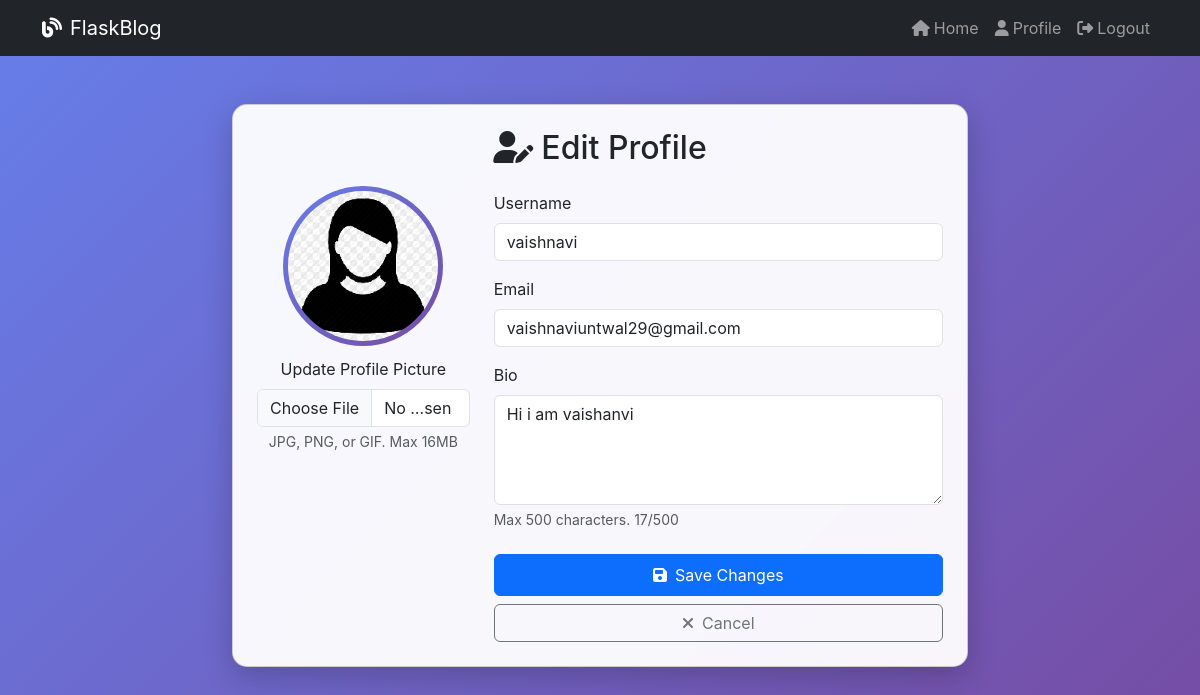
Screenshot of /edit_profile (signed in) with the database file from the repository.
### app.py (models this page shows, shortened)
class User(UserMixin, db.Model):
    id = db.Column(db.Integer, primary_key=True)
    username = db.Column(db.String(100), unique=True, nullable=False)
    email = db.Column(db.String(150), unique=True, nullable=False)
    password = db.Column(db.String(200), nullable=False)
    profile_image = db.Column(db.String(200), default='default.png')
    bio = db.Column(db.Text, nullable=True)
    created_at = db.Column(db.DateTime, default=datetime.utcnow)
    reset_token = db.Column(db.String(100), nullable=True)
    posts = db.relationship('Post', backref='author', lazy=True, cascade='all, delete-orphan')
    comments = db.relationship('Comment', backref='author', lazy=True, cascade='all, delete-orphan')
    liked = db.relationship('Post', secondary=likes, backref=db.backref('liked_by', lazy='dynamic'))
    following = db.relationship('User', secondary=follows,
        primaryjoin=(follows.c.follower_id == id),
        secondaryjoin=(follows.c.followed_id == id),
        backref=db.backref('followers', lazy='dynamic'),
        lazy='dynamic'
    )

### app.py (the view, shortened to what this page needs)
@app.route('/edit_profile', methods=['GET', 'POST'])
@login_required
def edit_profile():
    return render_template('edit_profile.html')

### app.py (called while the page is built)
@login_manager.user_loader
def load_user(user_id):
    return User.query.get(int(user_id))

### templates/edit_profile.html (shortened to what this page needs)
<!DOCTYPE html>
<html lang="en">
<head>
    <link href="https://cdn.jsdelivr.net/npm/bootstrap@5.3.0/dist/css/bootstrap.min.css" rel="stylesheet">
    <link rel="stylesheet" href="https://cdnjs.cloudflare.com/ajax/libs/font-awesome/6.4.0/css/all.min.css">
</head>
<body>
    <nav class="navbar navbar-expand-lg navbar-dark bg-dark">
        <div class="container">
            <a class="navbar-brand" href="{{ url_for('index') }}">
                <i class="fas fa-blog me-2"></i>FlaskBlog
            </a>
            <div class="navbar-nav ms-auto">
                <a class="nav-link" href="{{ url_for('index') }}">
                    <i class="fas fa-home me-1"></i>Home
                </a>
                <a class="nav-link" href="{{ url_for('profile', user_id=current_user.id) }}">
                    <i class="fas fa-user me-1"></i>Profile
                </a>
                <a class="nav-link" href="{{ url_for('logout') }}">
                    <i class="fas fa-sign-out-alt me-1"></i>Logout
                </a>
            </div>
        </div>
    </nav>
    <div class="container mt-5">
        <div class="row justify-content-center">
            <div class="col-lg-8">
                <div class="card auth-card">
                    <div class="card-body p-4">
                        <h2 class="card-title text-center mb-4">
                            <i class="fas fa-user-edit me-2"></i>Edit Profile
                        </h2>
                        <form method="POST" enctype="multipart/form-data">
                            <div class="row">
                                <div class="col-md-4 text-center mb-4">
                                    <div class="profile-image-container mb-3">
                                        <img src="{{ url_for('static', filename='profile_pics/' + current_user.profile_image) }}"
                                             class="rounded-circle" width="150" height="150" alt="Current Profile" id="currentImage">
                                    </div>
                                    <div class="mb-3">
                                        <label class="form-label">Update Profile Picture</label>
                                        <input type="file" class="form-control" name="picture" accept="image/*" id="imageInput">
                                        <div class="form-text">JPG, PNG, or GIF. Max 16MB</div>
                                    </div>
                                </div>
                                <div class="col-md-8">
                                    <div class="mb-3">
                                        <label class="form-label">Username</label>
                                        <input type="text" class="form-control" name="username" value="{{ current_user.username }}" required>
                                    </div>
                                    <div class="mb-3">
                                        <label class="form-label">Email</label>
                                        <input type="email" class="form-control" name="email" value="{{ current_user.email }}" required>
                                    </div>
                                    <div class="mb-4">
                                        <label class="form-label">Bio</label>
                                        <textarea class="form-control" name="bio" rows="4" placeholder="Tell us about yourself..." maxlength="500">{{ current_user.bio or '' }}</textarea>
                                        <div class="form-text">Max 500 characters. <span id="bioCounter">0</span>/500</div>
                                    </div>
                                    <div class="d-grid gap-2">
                                        <button type="submit" class="btn btn-primary py-2">
                                            <i class="fas fa-save me-2"></i>Save Changes
                                        </button>
                                        <a href="{{ url_for('profile', user_id=current_user.id) }}" class="btn btn-outline-secondary">
                                            <i class="fas fa-times me-2"></i>Cancel
                                        </a>
                                    </div>
                                </div>
                            </div>
                        </form>
                    </div>
                </div>
            </div>
        </div>
    </div>
</body>
</html>

### templates/edit_profile.html (style rules this page uses)
body { background: linear-gradient(135deg, #667eea 0%, #764ba2 100%); min-height: 100vh; font-family: 'Inter', sans-serif; }
.auth-card { background: rgba(255, 255, 255, 0.95); backdrop-filter: blur(20px); border-radius: 15px; box-shadow: 0 10px 30px rgba(0, 0, 0, 0.2); }
.profile-image-container { position: relative; display: inline-block; }
.profile-image-container::before { content: ''; position: absolute; top: -5px; left: -5px; right: -5px; bottom: -5px; background: linear-gradient(135deg, #667eea 0%, #764ba2 100%); border-radius: 50%; z-index: -1; animation: rotate 3s linear infinite; }

### rows the page displays
User: profile_image (picture), username "vaishnavi", email "vaishnaviuntwal29@gmail.com", bio "Hi i am vaishanvi"
